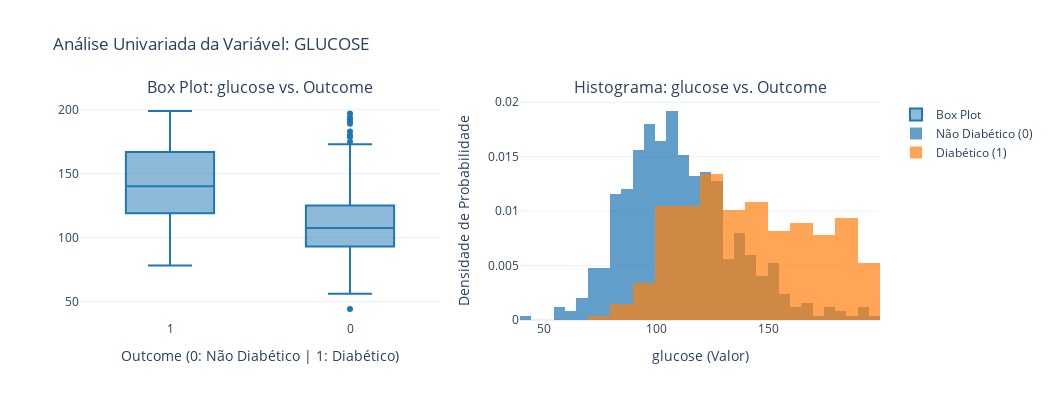
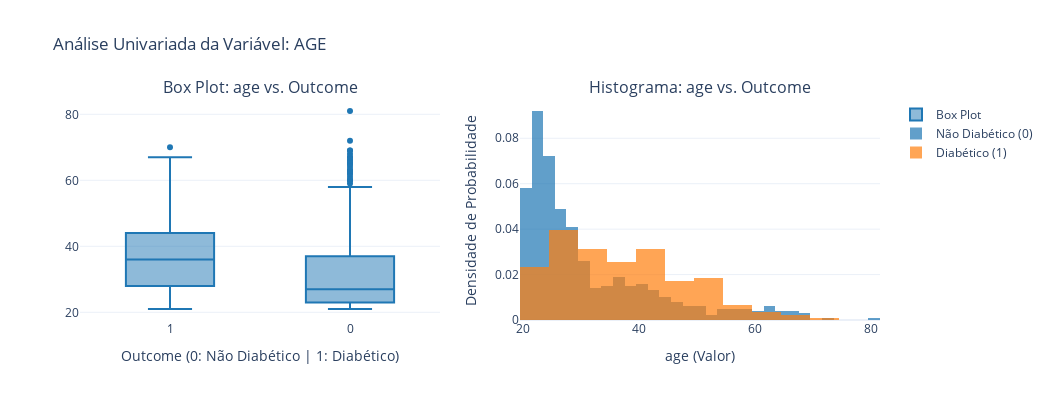
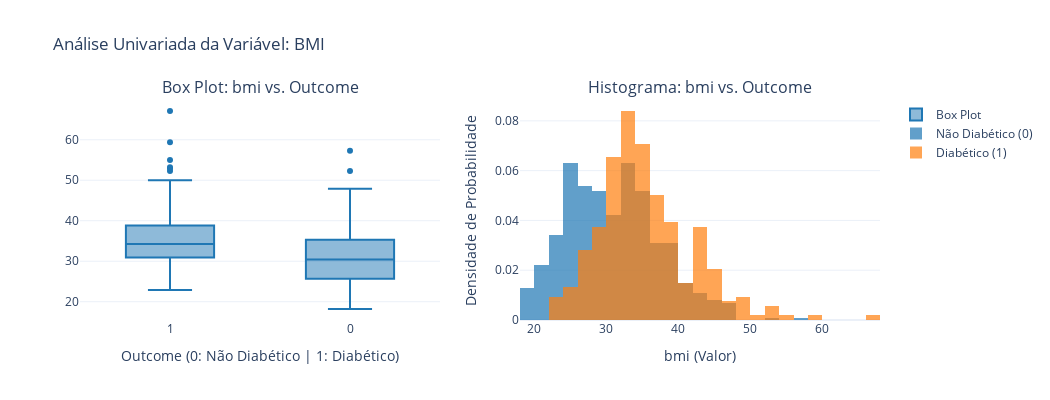

Notebook code cell kept with these figures, in order:
### Markdown cell above
### STEP 3.1.2 - Numeric variables

> Esta análise visa focar na distribuição, o centro e a dispersão dos dados quantitativos, além de identificar possíveis outliers.

### Code cell
FEATURE_COLS = ["glucose", "age", "bmi"]

for FEATURE in FEATURE_COLS:
    fig = make_subplots(
        rows=1,
        cols=2,
        subplot_titles=(
            f"Box Plot: {FEATURE} vs. Outcome",
            f"Histograma: {FEATURE} vs. Outcome",
        ),
    )

    fig.add_trace(
        go.Box(
            y=df3[FEATURE],
            x=df3["outcome"].astype(str),
            name="Box Plot",
            marker_color="#1f77b4",
            boxpoints="outliers",
        ),
        row=1,
        col=1,
    )

    hist_data = [df3[df3["outcome"] == 0][FEATURE], df3[df3["outcome"] == 1][FEATURE]]
    group_labels = ["Não Diabético (0)", "Diabético (1)"]
    colors = ["#1f77b4", "#ff7f0e"]

    fig.add_trace(
        go.Histogram(
            x=hist_data[0],
            name=group_labels[0],
            marker_color=colors[0],
            opacity=0.7,
            histnorm="probability density",
        ),
        row=1,
        col=2,
    )
    fig.add_trace(
        go.Histogram(
            x=hist_data[1],
            name=group_labels[1],
            marker_color=colors[1],
            opacity=0.7,
            histnorm="probability density",
        ),
        row=1,
        col=2,
    )

    fig.update_layout(
        barmode="overlay",
        title_text=f"Análise Univariada da Variável: {FEATURE.upper()}",
        height=400,
        width=1050,
        showlegend=True,
        template="plotly_white",
    )

    fig.update_xaxes(title_text="Outcome (0: Não Diabético | 1: Diabético)", row=1, col=1)
    fig.update_xaxes(title_text=f"{FEATURE} (Valor)", row=1, col=2)
    fig.update_yaxes(title_text="Densidade de Probabilidade", row=1, col=2)
    fig.update_traces(hovertemplate="%{y}<extra></extra>")

    fig.show()

### Figure 1 — Plotly figure (JSON) as saved in the notebook; plotly's stock layout.template omitted (floating-point values rounded to 4 significant figures; data arrays with more than 128 entries replaced by an {"elided": "..."} marker saying what was removed)
{"data": [{"boxpoints": "outliers", "hovertemplate": "%{y}<extra></extra>", "marker": {"color": "#1f77b4"}, "name": "Box Plot", "type": "box", "x": {"elided": "768 str values"}, "xaxis": "x", "y": {"elided": "768 float values"}, "yaxis": "y"}, {"histnorm": "probability density", "hovertemplate": "%{y}<extra></extra>", "marker": {"color": "#1f77b4"}, "name": "Não Diabético (0)", "opacity": 0.7, "type": "histogram", "x": {"elided": "500 float values"}, "xaxis": "x2", "yaxis": "y2"}, {"histnorm": "probability density", "hovertemplate": "%{y}<extra></extra>", "marker": {"color": "#ff7f0e"}, "name": "Diabético (1)", "opacity": 0.7, "type": "histogram", "x": {"elided": "268 float values"}, "xaxis": "x2", "yaxis": "y2"}], "layout": {"annotations": [{"font": {"size": 16}, "showarrow": false, "text": "Box Plot: glucose vs. Outcome", "x": 0.225, "xanchor": "center", "xref": "paper", "y": 1, "yanchor": "bottom", "yref": "paper"}, {"font": {"size": 16}, "showarrow": false, "text": "Histograma: glucose vs. Outcome", "x": 0.775, "xanchor": "center", "xref": "paper", "y": 1, "yanchor": "bottom", "yref": "paper"}], "barmode": "overlay", "height": 400, "showlegend": true, "title": {"text": "Análise Univariada da Variável: GLUCOSE"}, "width": 1050, "xaxis": {"anchor": "y", "domain": [0, 0.45], "title": {"text": "Outcome (0: Não Diabético | 1: Diabético)"}}, "xaxis2": {"anchor": "y2", "domain": [0.55, 1], "title": {"text": "glucose (Valor)"}}, "yaxis": {"anchor": "x", "domain": [0, 1]}, "yaxis2": {"anchor": "x2", "domain": [0, 1], "title": {"text": "Densidade de Probabilidade"}}}}

### Figure 2 — Plotly figure (JSON) as saved in the notebook; plotly's stock layout.template omitted (floating-point values rounded to 4 significant figures; data arrays with more than 128 entries replaced by an {"elided": "..."} marker saying what was removed)
{"data": [{"boxpoints": "outliers", "hovertemplate": "%{y}<extra></extra>", "marker": {"color": "#1f77b4"}, "name": "Box Plot", "type": "box", "x": {"elided": "768 str values"}, "xaxis": "x", "y": {"elided": "768 float values"}, "yaxis": "y"}, {"histnorm": "probability density", "hovertemplate": "%{y}<extra></extra>", "marker": {"color": "#1f77b4"}, "name": "Não Diabético (0)", "opacity": 0.7, "type": "histogram", "x": {"elided": "500 float values"}, "xaxis": "x2", "yaxis": "y2"}, {"histnorm": "probability density", "hovertemplate": "%{y}<extra></extra>", "marker": {"color": "#ff7f0e"}, "name": "Diabético (1)", "opacity": 0.7, "type": "histogram", "x": {"elided": "268 float values"}, "xaxis": "x2", "yaxis": "y2"}], "layout": {"annotations": [{"font": {"size": 16}, "showarrow": false, "text": "Box Plot: age vs. Outcome", "x": 0.225, "xanchor": "center", "xref": "paper", "y": 1, "yanchor": "bottom", "yref": "paper"}, {"font": {"size": 16}, "showarrow": false, "text": "Histograma: age vs. Outcome", "x": 0.775, "xanchor": "center", "xref": "paper", "y": 1, "yanchor": "bottom", "yref": "paper"}], "barmode": "overlay", "height": 400, "showlegend": true, "title": {"text": "Análise Univariada da Variável: AGE"}, "width": 1050, "xaxis": {"anchor": "y", "domain": [0, 0.45], "title": {"text": "Outcome (0: Não Diabético | 1: Diabético)"}}, "xaxis2": {"anchor": "y2", "domain": [0.55, 1], "title": {"text": "age (Valor)"}}, "yaxis": {"anchor": "x", "domain": [0, 1]}, "yaxis2": {"anchor": "x2", "domain": [0, 1], "title": {"text": "Densidade de Probabilidade"}}}}

### Figure 3 — Plotly figure (JSON) as saved in the notebook; plotly's stock layout.template omitted (floating-point values rounded to 4 significant figures; data arrays with more than 128 entries replaced by an {"elided": "..."} marker saying what was removed)
{"data": [{"boxpoints": "outliers", "hovertemplate": "%{y}<extra></extra>", "marker": {"color": "#1f77b4"}, "name": "Box Plot", "type": "box", "x": {"elided": "768 str values"}, "xaxis": "x", "y": {"elided": "768 float values"}, "yaxis": "y"}, {"histnorm": "probability density", "hovertemplate": "%{y}<extra></extra>", "marker": {"color": "#1f77b4"}, "name": "Não Diabético (0)", "opacity": 0.7, "type": "histogram", "x": {"elided": "500 float values"}, "xaxis": "x2", "yaxis": "y2"}, {"histnorm": "probability density", "hovertemplate": "%{y}<extra></extra>", "marker": {"color": "#ff7f0e"}, "name": "Diabético (1)", "opacity": 0.7, "type": "histogram", "x": {"elided": "268 float values"}, "xaxis": "x2", "yaxis": "y2"}], "layout": {"annotations": [{"font": {"size": 16}, "showarrow": false, "text": "Box Plot: bmi vs. Outcome", "x": 0.225, "xanchor": "center", "xref": "paper", "y": 1, "yanchor": "bottom", "yref": "paper"}, {"font": {"size": 16}, "showarrow": false, "text": "Histograma: bmi vs. Outcome", "x": 0.775, "xanchor": "center", "xref": "paper", "y": 1, "yanchor": "bottom", "yref": "paper"}], "barmode": "overlay", "height": 400, "showlegend": true, "title": {"text": "Análise Univariada da Variável: BMI"}, "width": 1050, "xaxis": {"anchor": "y", "domain": [0, 0.45], "title": {"text": "Outcome (0: Não Diabético | 1: Diabético)"}}, "xaxis2": {"anchor": "y2", "domain": [0.55, 1], "title": {"text": "bmi (Valor)"}}, "yaxis": {"anchor": "x", "domain": [0, 1]}, "yaxis2": {"anchor": "x2", "domain": [0, 1], "title": {"text": "Densidade de Probabilidade"}}}}
